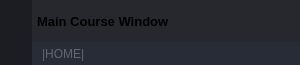
        <widget class="QFrame" name="frame_top">
         <property name="minimumSize">
          <size>
           <width>0</width>
           <height>65</height>
          </size>
         </property>
         <property name="maximumSize">
          <size>
           <width>16777215</width>
           <height>65</height>
          </size>
         </property>
         <property name="styleSheet">
          <string notr="true">background-color: transparent;</string>
         </property>
         <property name="frameShape">
          <enum>QFrame::NoFrame</enum>
         </property>
         <property name="frameShadow">
          <enum>QFrame::Raised</enum>
         </property>
         <layout class="QHBoxLayout" name="horizontalLayout_3">
          <property name="spacing">
           <number>0</number>
          </property>
          <property name="leftMargin">
           <number>0</number>
          </property>
          <property name="topMargin">
           <number>0</number>
          </property>
          <property name="rightMargin">
           <number>0</number>
          </property>
          <property name="bottomMargin">
           <number>0</number>
          </property>
          <item>
           <widget class="QFrame" name="frame_toggle">
            <property name="maximumSize">
             <size>
              <width>70</width>
              <height>16777215</height>
             </size>
            </property>
            <property name="styleSheet">
             <string notr="true">background-color: rgb(27, 29, 35);</string>
            </property>
            <property name="frameShape">
             <enum>QFrame::NoFrame</enum>
            </property>
            <property name="frameShadow">
             <enum>QFrame::Raised</enum>
            </property>
            <layout class="QVBoxLayout" name="verticalLayout_3">
             <property name="spacing">
              <number>0</number>
             </property>
             <property name="leftMargin">
              <number>0</number>
             </property>
             <property name="topMargin">
              <number>0</number>
             </property>
             <property name="rightMargin">
              <number>0</number>
             </property>
             <property name="bottomMargin">
              <number>0</number>
             </property>
             <item>
              <widget class="QPushButton" name="btn_toggle_menu">
               <property name="sizePolicy">
                <sizepolicy hsizetype="Expanding" vsizetype="Expanding">
                 <horstretch>0</horstretch>
                 <verstretch>0</verstretch>
                </sizepolicy>
               </property>
               <property name="styleSheet">
                <string notr="true">QPushButton {
	background-image: url(:/24x24/icons/24x24/cil-menu.png);
	background-position: center;
	background-repeat: no-reperat;
	border: none;
	background-color: rgb(27, 29, 35);
}
QPushButton:hover {
	background-color: rgb(33, 37, 43);
}
QPushButton:pressed {	
	background-color: rgb(85, 170, 255);
}</string>
               </property>
               <property name="text">
                <string/>
               </property>
              </widget>
             </item>
            </layout>
           </widget>
          </item>
          <item>
           <widget class="QFrame" name="frame_top_right">
            <property name="styleSheet">
             <string notr="true">background: transparent;</string>
            </property>
            <property name="frameShape">
             <enum>QFrame::NoFrame</enum>
            </property>
            <property name="frameShadow">
             <enum>QFrame::Raised</enum>
            </property>
            <layout class="QVBoxLayout" name="verticalLayout_2">
             <property name="spacing">
              <number>0</number>
             </property>
             <property name="leftMargin">
              <number>0</number>
             </property>
             <property name="topMargin">
              <number>0</number>
             </property>
             <property name="rightMargin">
              <number>0</number>
             </property>
             <property name="bottomMargin">
              <number>0</number>
             </property>
             <item>
              <widget class="QFrame" name="frame_top_btns">
               <property name="maximumSize">
                <size>
                 <width>16777215</width>
                 <height>42</height>
                </size>
               </property>
               <property name="styleSheet">
                <string notr="true">background-color: rgba(27, 29, 35, 200)</string>
               </property>
               <property name="frameShape">
                <enum>QFrame::NoFrame</enum>
               </property>
               <property name="frameShadow">
                <enum>QFrame::Raised</enum>
               </property>
               <layout class="QHBoxLayout" name="horizontalLayout_4">
                <property name="spacing">
                 <number>0</number>
                </property>
                <property name="leftMargin">
                 <number>0</number>
                </property>
                <property name="topMargin">
                 <number>0</number>
                </property>
                <property name="rightMargin">
                 <number>0</number>
                </property>
                <property name="bottomMargin">
                 <number>0</number>
                </property>
                <item>
                 <widget class="QFrame" name="frame_label_top_btns">
                  <property name="sizePolicy">
                   <sizepolicy hsizetype="Expanding" vsizetype="Preferred">
                    <horstretch>0</horstretch>
                    <verstretch>0</verstretch>
                   </sizepolicy>
                  </property>
                  <property name="frameShape">
                   <enum>QFrame::NoFrame</enum>
                  </property>
                  <property name="frameShadow">
                   <enum>QFrame::Raised</enum>
                  </property>
                  <layout class="QHBoxLayout" name="horizontalLayout_10">
                   <property name="spacing">
                    <number>0</number>
                   </property>
                   <property name="leftMargin">
                    <number>5</number>
                   </property>
                   <property name="topMargin">
                    <number>0</number>
                   </property>
                   <property name="rightMargin">
                    <number>10</number>
                   </property>
                   <property name="bottomMargin">
                    <number>0</number>
                   </property>
                   <item>
                    <widget class="QFrame" name="frame_icon_top_bar">
                     <property name="maximumSize">
                      <size>
                       <width>30</width>
                       <height>30</height>
                      </size>
                     </property>
                     <property name="styleSheet">
                      <string notr="true">background: transparent;

background-position: center;
background-repeat: no-repeat;
</string>
                     </property>
                     <property name="frameShape">
                      <enum>QFrame::StyledPanel</enum>
                     </property>
                     <property name="frameShadow">
                      <enum>QFrame::Raised</enum>
                     </property>
                    </widget>
                   </item>
                   <item>
                    <widget class="QLabel" name="label_title_bar_top">
                     <property name="font">
                      <font>
                       <family>Segoe UI</family>
                       <pointsize>10</pointsize>
                       <weight>75</weight>
                       <bold>true</bold>
                      </font>
                     </property>
                     <property name="styleSheet">
                      <string notr="true">background: transparent;
</string>
                     </property>
                     <property name="text">
                      <string>Main Course Window</string>
                     </property>
                    </widget>
                   </item>
                  </layout>
                 </widget>
                </item>
                <item alignment="Qt::AlignRight">
                 <widget class="QFrame" name="frame_btns_right">
                  <property name="sizePolicy">
                   <sizepolicy hsizetype="Expanding" vsizetype="Preferred">
                    <horstretch>0</horstretch>
                    <verstretch>0</verstretch>
                   </sizepolicy>
                  </property>
                  <property name="maximumSize">
                   <size>
                    <width>120</width>
                    <height>16777215</height>
                   </size>
                  </property>
                  <property name="frameShape">
                   <enum>QFrame::NoFrame</enum>
                  </property>
                  <property name="frameShadow">
                   <enum>QFrame::Raised</enum>
                  </property>
                  <layout class="QHBoxLayout" name="horizontalLayout_5">
                   <property name="spacing">
                    <number>0</number>
                   </property>
                   <property name="leftMargin">
                    <number>0</number>
                   </property>
                   <property name="topMargin">
                    <number>0</number>
                   </property>
                   <property name="rightMargin">
                    <number>0</number>
                   </property>
                   <property name="bottomMargin">
                    <number>0</number>
                   </property>
                   <item>
                    <widget class="QPushButton" name="btn_minimize">
                     <property name="sizePolicy">
                      <sizepolicy hsizetype="Minimum" vsizetype="Expanding">
                       <horstretch>0</horstretch>
                       <verstretch>0</verstretch>
                      </sizepolicy>
                     </property>
                     <property name="minimumSize">
                      <size>
                       <width>40</width>
                       <height>0</height>
                      </size>
                     </property>
                     <property name="maximumSize">
                      <size>
                       <width>40</width>
                       <height>16777215</height>
                      </size>
                     </property>
                     <property name="toolTip">
                      <string>Minimize</string>
                     </property>
                     <property name="styleSheet">
                      <string notr="true">QPushButton {	
	border: none;
	background-color: transparent;
}
QPushButton:hover {
	background-color: rgb(52, 59, 72);
}
QPushButton:pressed {	
	background-color: rgb(85, 170, 255);
}</string>
                     </property>
                     <property name="text">
                      <string/>
                     </property>
                     <property name="icon">
                      <iconset resource="files.qrc">
                       <normaloff>:/16x16/icons/16x16/cil-window-minimize.png</normaloff>:/16x16/icons/16x16/cil-window-minimize.png</iconset>
                     </property>
                    </widget>
                   </item>
                   <item>
                    <widget class="QPushButton" name="btn_maximize_restore">
                     <property name="sizePolicy">
                      <sizepolicy hsizetype="Minimum" vsizetype="Expanding">
                       <horstretch>0</horstretch>
                       <verstretch>0</verstretch>
                      </sizepolicy>
                     </property>
                     <property name="minimumSize">
                      <size>
                       <width>40</width>
                       <height>0</height>
                      </size>
                     </property>
                     <property name="maximumSize">
                      <size>
                       <width>40</width>
                       <height>16777215</height>
                      </size>
                     </property>
                     <property name="toolTip">
                      <string>Maximize</string>
                     </property>
                     <property name="styleSheet">
                      <string notr="true">QPushButton {	
	border: none;
	background-color: transparent;
}
QPushButton:hover {
	background-color: rgb(52, 59, 72);
}
QPushButton:pressed {	
	background-color: rgb(85, 170, 255);
}</string>
                     </property>
                     <property name="text">
                      <string/>
                     </property>
                     <property name="icon">
                      <iconset resource="files.qrc">
                       <normaloff>:/16x16/icons/16x16/cil-window-maximize.png</normaloff>:/16x16/icons/16x16/cil-window-maximize.png</iconset>
                     </property>
                    </widget>
                   </item>
                   <item>
                    <widget class="QPushButton" name="btn_close">
                     <property name="sizePolicy">
                      <sizepolicy hsizetype="Minimum" vsizetype="Expanding">
                       <horstretch>0</horstretch>
                       <verstretch>0</verstretch>
                      </sizepolicy>
                     </property>
                     <property name="minimumSize">
                      <size>
                       <width>40</width>
                       <height>0</height>
                      </size>
                     </property>
                     <property name="maximumSize">
                      <size>
                       <width>40</width>
                       <height>16777215</height>
                      </size>
                     </property>
                     <property name="toolTip">
                      <string>Close</string>
                     </property>
                     <property name="styleSheet">
                      <string notr="true">QPushButton {	
	border: none;
	background-color: transparent;
}
QPushButton:hover {
	background-color: rgb(255, 53, 53);
}
QPushButton:pressed {	
	background-color: rgb(255, 53, 53);
}</string>
                     </property>
                     <property name="text">
                      <string/>
                     </property>
                     <property name="icon">
                      <iconset resource="files.qrc">
                       <normaloff>:/16x16/icons/16x16/cil-x.png</normaloff>:/16x16/icons/16x16/cil-x.png</iconset>
                     </property>
                    </widget>
                   </item>
                  </layout>
                 </widget>
                </item>
               </layout>
              </widget>
             </item>
             <item>
              <widget class="QFrame" name="frame_top_info">
               <property name="maximumSize">
                <size>
                 <width>16777215</width>
                 <height>65</height>
                </size>
               </property>
               <property name="styleSheet">
                <string notr="true">background-color: rgb(39, 44, 54);</string>
               </property>
               <property name="frameShape">
                <enum>QFrame::NoFrame</enum>
               </property>
               <property name="frameShadow">
                <enum>QFrame::Raised</enum>
               </property>
               <layout class="QHBoxLayout" name="horizontalLayout_8">
                <property name="spacing">
                 <number>0</number>
                </property>
                <property name="leftMargin">
                 <number>10</number>
                </property>
                <property name="topMargin">
                 <number>0</number>
                </property>
                <property name="rightMargin">
                 <number>10</number>
                </property>
                <property name="bottomMargin">
                 <number>0</number>
                </property>
                <item>
                 <widget class="QLabel" name="label_top_info_2">
                  <property name="maximumSize">
                   <size>
                    <width>16777215</width>
                    <height>15</height>
                   </size>
                  </property>
                  <property name="font">
                   <font>
                    <family>Segoe UI</family>
                   </font>
                  </property>
                  <property name="styleSheet">
                   <string notr="true">color: rgb(98, 103, 111); </string>
                  </property>
                  <property name="text">
                   <string>|HOME|</string>
                  </property>
                 </widget>
                </item>
               </layout>
              </widget>
             </item>
            </layout>
           </widget>
          </item>
         </layout>
        </widget>
